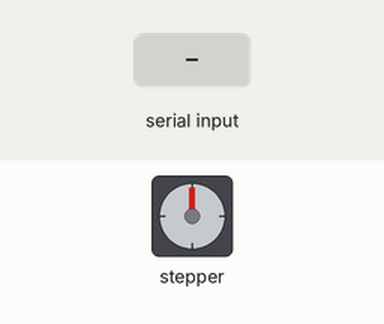
Bench run of a sketch on a simulated Arduino Uno, built with avr-gcc and run on an emulated ATmega328P. Parts: stepper motor. The test bench sets the inputs (shaded band). Stepper angles assume 200 steps per turn.

Above: at 0.15 s.
At 1.2 s:
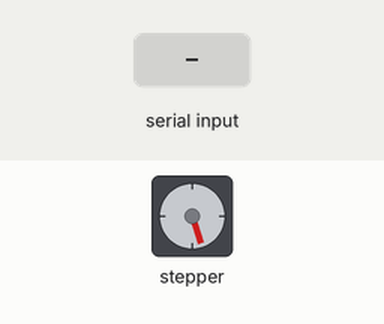
1.3 s: "1" received over Serial
At 1.7 s:
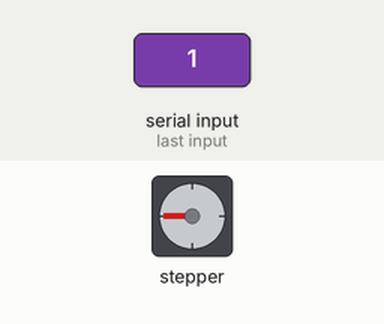
Timing chart, 0 to 13.3 s (numbered marks = the images above; inputs shaded):
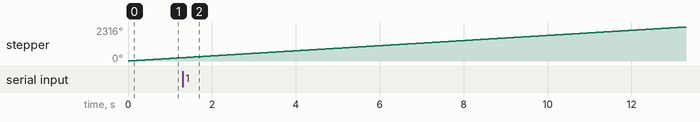

The sketch:

MP6500_test.ino
```cpp
#include <AccelStepper.h>
#include <CmdMessenger.h>

AccelStepper motor(1, 2, 3);
//AccelStepper motor(4, 2, 3, 4, 5);
CmdMessenger cmdMessenger = CmdMessenger(Serial);

int motorSpeed = 100;

#define kSerialSpeed 115200

void setup() {
  Serial.begin(kSerialSpeed);
  attachCommandCallbacks();
  motor.setMaxSpeed(2000);
  motor.setSpeed(100);

}

void loop() {
  cmdMessenger.feedinSerialData();
  motor.runSpeed();
}
```

a_Commands.ino
```cpp
enum
{
  kAcknowledge,
  kSetSpeed,
};

void attachCommandCallbacks()
{
  cmdMessenger.attach(kSetSpeed, OnSetSpeed);
  cmdMessenger.printLfCr();
}

void OnSetSpeed(){
  float motorSpeed = cmdMessenger.readFloatArg();
  motor.setSpeed(motorSpeed);
//  cmdMessenger.sendCmdStart(kAcknowledge);
  cmdMessenger.sendCmd(kAcknowledge,motorSpeed);
}
```
